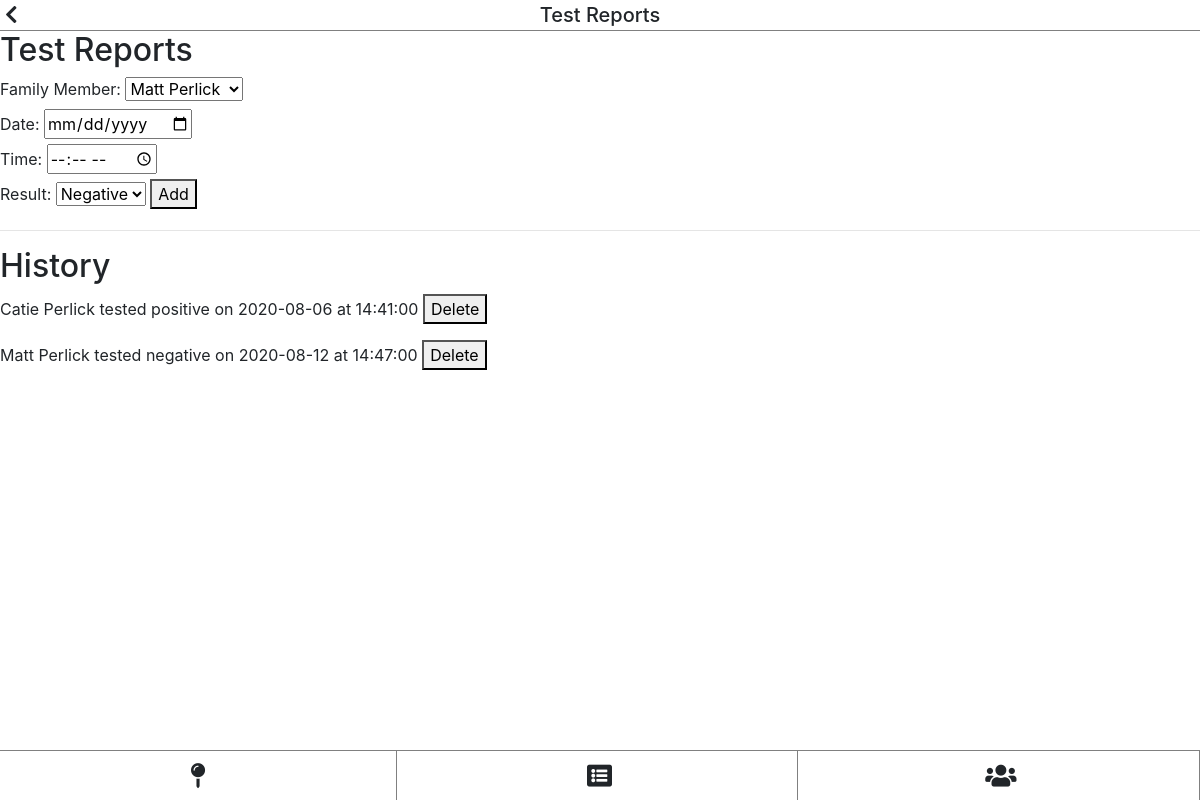
Screenshot of /test-reports (signed in) with the database file from the repository.
### tables this page shows
CREATE TABLE people (id INTEGER PRIMARY KEY, user_id INTEGER, first varchar(255), last varchar(255));

CREATE TABLE tests (id INTEGER PRIMARY KEY, person_id INTEGER, timestamp INTEGER, result int(1));

### pages.py (the view)
@pages.route('/test-reports')
@flask_login.login_required
def pages_testReports():
	data = {}
	data['title'] = "Test Reports"
	uid = flask_login.current_user.get_id()
	data['members'] = db.get_db().query("select * from people where user_id=" + str(uid))
	tests = db.get_db().query("""
		select * from people
		join tests
			on people.id = tests.person_id
		where user_id=""" + str(uid))
	data['tests'] = []
	j = 0
	for test in tests:
		data['tests'].append([])
		i = 0
		for item in test:
			if i == 6:
				timestamp = datetime.fromtimestamp(item)
				data['tests'][j].append(str(timestamp.date()))
				data['tests'][j].append(str(timestamp.time()))
			else:
				data['tests'][j].append(item)
			i = i + 1
		j = j + 1
	return render_template('pages/test-reports.html', data=data)

### auth.py (called while the page is built)
	def get_id(self):
		return self.id

### database.py (called while the page is built)
	def get_db():
		try:
			db = getattr(g, '_database', None)
		except NameError:
			db = Database()
			g = lambda: None #funny syntax that lets me set an attribute on global g
			setattr(g, '_database', db)
		return db

	def query(self, sql, parameters=[]):
		c = self.conn.cursor()
		c.execute(sql, parameters)
		self.conn.commit()
		return c.fetchall()

### main.py (called while the page is built)
@app.teardown_appcontext
def close_connection(exception):
	try:
		db = getattr(g, '_database', None)
		db.close()
	except NameError:
		pass

@login_manager.user_loader
def load_user(id):
	res = db.get_db().query("select * from users where id='" + str(id) + "'")
	if len(res) == 1:
		user = User(res[0][0], res[0][1])
		user.is_authenticated = True
		return user
	else:
		return None

### templates/pages/test-reports.html (shortened to what this page needs)
{% extends "pages/base.html" %}
{% block content %}
<h2>Test Reports</h2>
<form action="{{ url_for('api.api_add_test') }}" method="post">
	<label for="person">Family Member: </label>
	<select name="person" required>
		{% for person in data.members %}
		<option value="{{ person[0] }}">{{ person[2] }} {{ person[3] }}</option>
		{% endfor %}
	</select><br>
	<label for="date">Date: </label>
	<input type="date" name="date" required><br>
	<label for="time">Time: </label>
	<input type="time" name="time" required><br>
	<label for="result">Result: </label>
	<select name="result">
		<option value="0">Negative</option>
	</select>
	<button type="submit">Add</button>
</form>
<hr>
<h2>History</h2>
{% for test in data.tests %}
<form action="{{ url_for('api.api_delete_test') }}" method="post">
	{{ test[2] }} {{ test[3] }} tested {{ "positive" if test[8]==1 else "negative" }} on {{ test[6] }} at {{ test[7] }}
	<button type="submit">Delete</button><br>
</form>
{% endfor %}
{% endblock %}

### public/css/global.css (style rules this page uses)
body { margin: 0; }

### rows the page displays
people: first "Catie", last "Perlick", value "positive", test "2020-08-06", result "14:41:00"
people: first "Matt", last "Perlick", value "negative", test "2020-08-12", result "14:47:00"

### other values shown
{{ data.title }} "Test Reports"
form field person "Matt Perlick"
